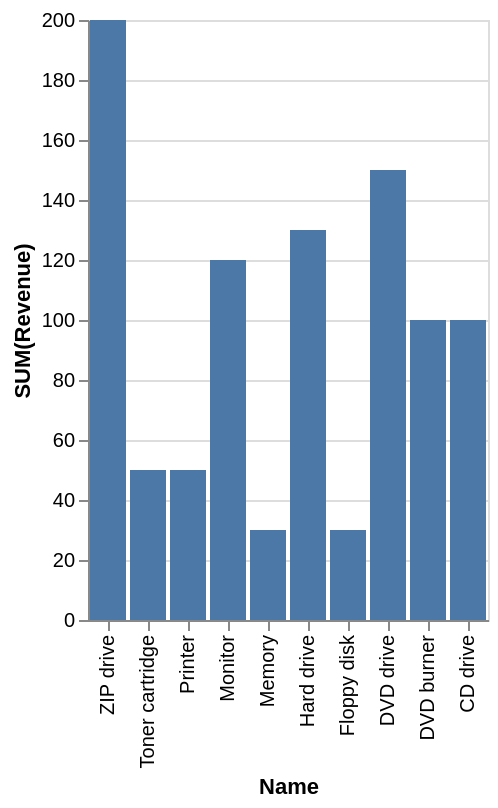

Express this chart as Vega-Lite.
### Vega-Lite specification from a JSON file in a GitHub repository (floating-point values rounded to 4 significant figures)
{"data": {"values": [{"x_data": "ZIP drive", "y_data": 200}, {"x_data": "Toner cartridge", "y_data": 50}, {"x_data": "Printer", "y_data": 50}, {"x_data": "Monitor", "y_data": 120}, {"x_data": "Memory", "y_data": 30}, {"x_data": "Hard drive", "y_data": 130}, {"x_data": "Floppy disk", "y_data": 30}, {"x_data": "DVD drive", "y_data": 150}, {"x_data": "DVD burner", "y_data": 100}, {"x_data": "CD drive", "y_data": 100}]}, "mark": "bar", "encoding": {"x": {"field": "x_data", "type": "nominal", "title": "Name", "sort": "descending"}, "y": {"field": "y_data", "type": "quantitative", "title": "SUM(Revenue)"}}}
